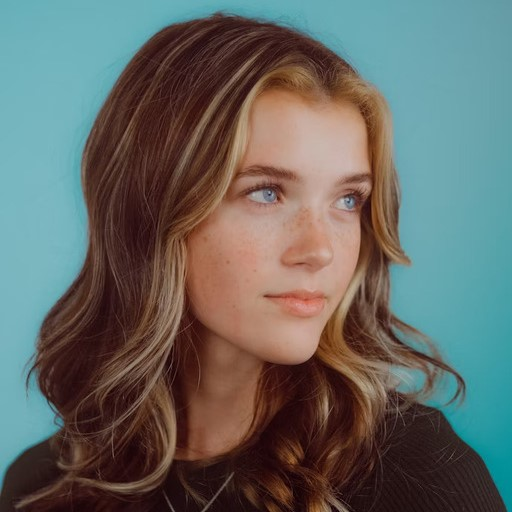
#> input picture HW2/ML_PHW2_Fall_2025/PCA/image.jpg, 512 x 512 px
$ jupyter execute PCA.ipynb
#> lines starting #> are read from the running program, lines starting #| are printed output that depends on the picture
<div dir=ltr align=center>

<font color=0F5298 size=7>
Machine Learning <br>
<font color=2565AE size=5>
Computer Engineering Department <br>
Fall 2025 <br>
<font color=3C99D size=5>
    Dimensionality Reduction: Principal Component Analysis<br>
<font color=696880 size=4>
    Prepared by Fatemeh Khojasteh <br>

<font color=696880 size=2>
    Curated by Alireza Mirshafieian

____

# Student Information

[cell 1]
student_number = '402171075'
full_name = 'Parsa Malekian'

# Image Compression with PCA (From Scratch)

## Objective
 The goal of this assignment is to gain a deep understanding of **Principal Component Analysis (PCA)** by implementing it from scratch and applying it to image compression.

## Problem Statement
 Consider a grayscale image. We want to reduce its dimensionality by dividing the image into small "patches" and treating each patch as a data vector.

**Workflow:**
 1.  **Image Preparation:** Load the local image and convert it to grayscale.
 2.  **Patch Extraction:** Divide the image into small squares (e.g., $12 \times 12$). Each patch, when flattened, becomes a vector of dimension $144$.
 3.  **PCA Implementation:** Complete the `PCAFromScratch` class. You must calculate the covariance matrix, find eigenvalues/eigenvectors, and project data into a lower-dimensional space.
 4.  **Compression & Reconstruction:** Project the patches into a lower-dimensional space (e.g., 16 dimensions) and then reconstruct them back to 144 dimensions.
 5.  **Stitching:** Reassemble the reconstructed patches to form the final image.
 6.  **Visualization:** Visualize the top 16 Principal Components (Eigenfaces/Eigenpatches).

## Rules & Constraints
 1.  **No `sklearn`:** You are **NOT** allowed to use `sklearn.decomposition.PCA`. You must implement the logic using `numpy` (functions like `np.cov`, `np.linalg.eig`, `np.linalg.svd` are allowed).
 2.  **Allowed Libraries:** `numpy`, `matplotlib`, `cv2` (or `PIL`).
 3.  **Flexibility:** Your code should handle images that may not be perfectly divisible by the patch size (you should implement cropping logic).

[cell 2]
# Import needed libraries

import numpy as np
import matplotlib.pyplot as plt
from PIL import Image
import os

## Part 1: PCA Class Implementation

 In this section, you must implement the PCA algorithm from scratch.

 **Implementation Steps for `fit`:**
 1. Calculate the mean of the columns.
 2. Center the data ($X - \text{mean}$).
 3. Compute the Covariance Matrix.
 4. Compute Eigenvalues and Eigenvectors.
 5. Sort Eigenvectors by Eigenvalues in descending order.
 6. Store the top `n_components` eigenvectors.

[cell 3]
class PCAFromScratch:
    def __init__(self, n_components):
        self.n_components = n_components
        self.components = None
        self.mean = None
        self.eigenvalues = None

    def fit(self, X):
        self.mean = np.mean(X, axis=0)
        X_centered = X - self.mean
        cov_matrix = np.cov(X_centered, rowvar=False)
        eigenvalues, eigenvectors = np.linalg.eigh(cov_matrix)
        sorted_indices = np.argsort(eigenvalues)[::-1]
        eigenvalues = eigenvalues[sorted_indices]
        eigenvectors = eigenvectors[:, sorted_indices]
        self.eigenvalues = eigenvalues[:self.n_components]
        self.components = eigenvectors[:, :self.n_components]

    def transform(self, X):
        X_centered = X - self.mean
        return np.dot(X_centered, self.components)

    def inverse_transform(self, X_transformed):
        return np.dot(X_transformed, self.components.T) + self.mean

## Part 2: Patch Extraction Logic

 Implement functions to convert an image into a matrix of patches and vice versa.

 *Hint: It is easier to crop the image first so that its dimensions are divisible by the patch size.*

[cell 4]
def get_valid_image_dims(image, patch_size):
    h, w = image.shape
    ph, pw = patch_size
    new_h = (h // ph) * ph
    new_w = (w // pw) * pw
    return image[:new_h, :new_w]


def image_to_patches(image, patch_size=(12, 12)):
    cropped = get_valid_image_dims(image, patch_size)
    h, w = cropped.shape
    ph, pw = patch_size
    n_h = h // ph
    n_w = w // pw
    patches = cropped.reshape(n_h, ph, n_w, pw)
    patches = patches.transpose(0, 2, 1, 3)
    patches = patches.reshape(n_h * n_w, ph * pw)
    return patches, (h, w)


def patches_to_image(patches, original_shape, patch_size=(12, 12)):
    h, w = original_shape
    ph, pw = patch_size
    n_h = h // ph
    n_w = w // pw
    patches = patches.reshape(n_h, n_w, ph, pw)
    patches = patches.transpose(0, 2, 1, 3)
    image = patches.reshape(h, w)
    return image

## Part 3: Execution Pipeline

 Write the code to execute the PCA pipeline.

 1. Load the image.
 2. Convert image to patches.
 3. Run PCA.
 4. Reconstruct image.
 5. Calculate error.

[cell 5]
# --- 1. Load Image ---
# Ensure 'image.jpg' is in the same directory
IMAGE_PATH = 'image.jpg'

if not os.path.exists(IMAGE_PATH):
    print(f"Warning: {IMAGE_PATH} not found. Generating random noise for testing.")
    original_image = np.random.rand(512, 512) * 255
else:
    img = Image.open(IMAGE_PATH).convert('L') # Convert to Grayscale
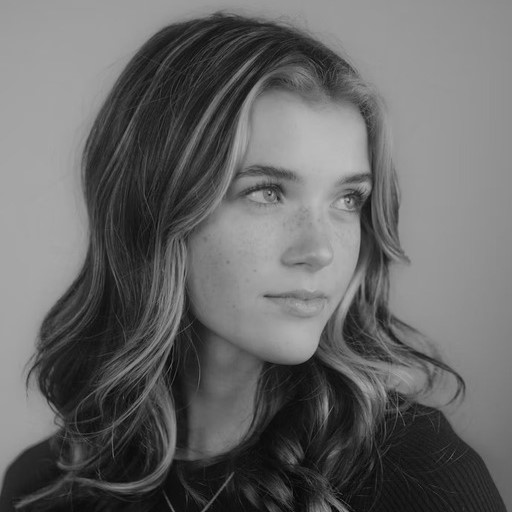
#> img: PIL image 512x512 L; min 5, max 193, mean 102.7
    original_image = np.array(img)

plt.figure(figsize=(6, 6))
plt.title("Original Grayscale Image")
plt.imshow(original_image, cmap='gray')
plt.axis('off')
plt.show()

[cell 6]
PATCH_SIZE = (12, 12)

patches, valid_shape = image_to_patches(original_image, PATCH_SIZE)
#> in get_valid_image_dims, `return image[:new_h, :new_w]`:
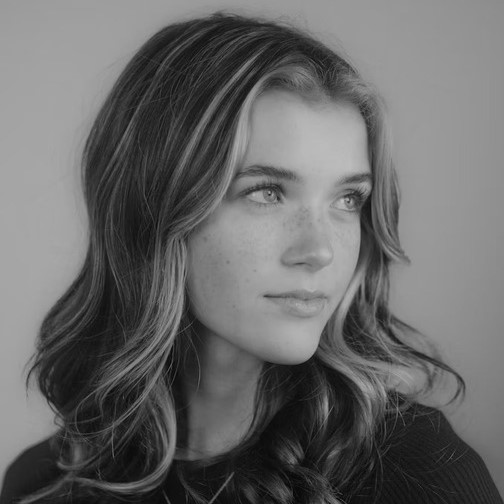
#> returned value: shape (504, 504); min 5, max 193, mean 103.3
#> in image_to_patches, `patches = patches.reshape(n_h * n_w, ph * pw)`:
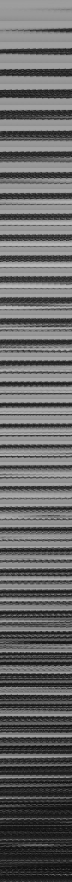
#> patches: shape (1764, 144) (shown at 1/2 size); min 5, max 193, mean 103.3
#> valid_shape = (504, 504)

print(f'Original Image Shape: {original_image.shape}')
#| Original Image Shape: (512, 512)
print(f'Valid Image Shape (Cropped): {valid_shape}')
#| Valid Image Shape (Cropped): (504, 504)
print(f'Patches Matrix Shape: {patches.shape}')
#| Patches Matrix Shape: (1764, 144)

[cell 7]
N_COMPONENTS = 16

pca = PCAFromScratch(N_COMPONENTS)
pca.fit(patches)
#> in fit, `self.mean = np.mean(X, axis=0)`: self.mean = 144 values, max 105.2 at index 2, min 101.3 at index 140, mean 103.3
#> in fit, `X_centered = X - self.mean`:
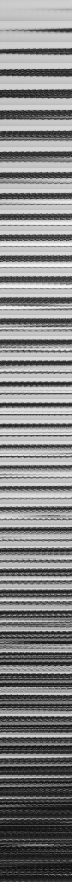
#> X_centered: shape (1764, 144) float64 (shown at 1/2 size); min -99.27, max 90.58, mean 0; drawn with min black and max white
#> in fit, `cov_matrix = np.cov(X_centered, rowvar=False)`:
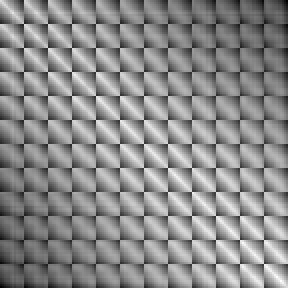
#> cov_matrix: shape (144, 144) float64 (shown 2 times larger); min 2294.3, max 2837.8, mean 2591.3; drawn with min black and max white
#> in fit, `eigenvalues, eigenvectors = np.linalg.eigh(cov_matrix)`:
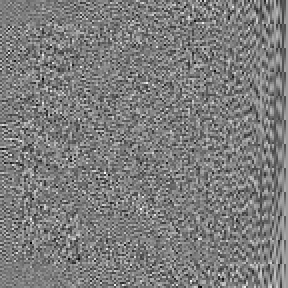
#> eigenvectors: shape (144, 144) float64 (shown 2 times larger); min -0.325, max 0.337, mean 0.000575; drawn with min black and max white
#> in fit, `eigenvalues, eigenvectors = np.linalg.eigh(cov_matrix)`: eigenvalues = 144 values from 1.22 to 373209.2
#> in fit, `sorted_indices = np.argsort(eigenvalues)[::-1]`: sorted_indices = 144 values, max 143 at index 0, min 0 at index 143, mean 71.5
#> in fit, `eigenvalues = eigenvalues[sorted_indices]`: eigenvalues = 144 values, max 373209.2 at index 0, min 1.22 at index 143, mean 2777.9
#> in fit, `eigenvectors = eigenvectors[:, sorted_indices]`:
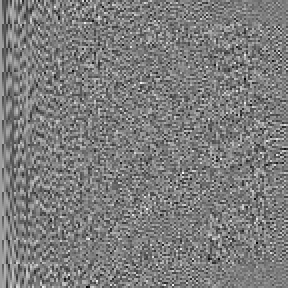
#> eigenvectors: shape (144, 144) float64 (shown 2 times larger); min -0.325, max 0.337, mean 0.000575; drawn with min black and max white
#> in fit, `self.eigenvalues = eigenvalues[:self.n_components]`: self.eigenvalues = [373209.2, 9224.5, 5203.8, 2342.9, 1372.2, 1000.6, 925.9, 593.3, 507, 467.5, 346.4, 283.8, 274.4, 219.1, 205.8, 192.1]

total_variance = np.sum(np.linalg.eigvalsh(np.cov(patches - np.mean(patches, axis=0), rowvar=False)))
#> total_variance = 400021.8
explained_variance = np.sum(pca.eigenvalues)
#> explained_variance = 396368.4
explained_ratio = explained_variance / total_variance * 100
#> explained_ratio = 99.09
print(f'Explained Variance Ratio (Top {N_COMPONENTS}): {explained_ratio:.2f}%')
#| Explained Variance Ratio (Top 16): 99.09%

[cell 8]
compressed = pca.transform(patches)
reconstructed_patches = pca.inverse_transform(compressed)
#> in inverse_transform, `return np.dot(X_transformed, self.components.T) + self.mean`:
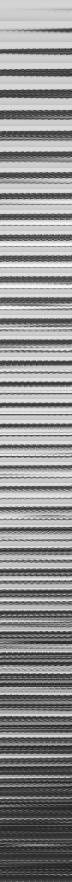
#> returned value: shape (1764, 144) float64 (shown at 1/2 size); min -13.36, max 191.7, mean 103.3; drawn with min black and max white

print(f'Compressed Shape: {compressed.shape}')
#| Compressed Shape: (1764, 16)
print(f'Reconstructed Patches Shape: {reconstructed_patches.shape}')
#| Reconstructed Patches Shape: (1764, 144)

[cell 9]
reconstructed_image = patches_to_image(reconstructed_patches, valid_shape, PATCH_SIZE)
#> in patches_to_image, `h, w = original_shape`: h = 504
#> in patches_to_image, `n_h = h // ph`: n_h = 42
#> in patches_to_image, `image = patches.reshape(h, w)`:
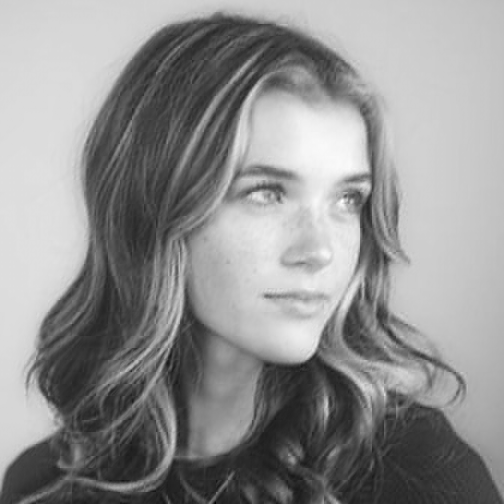
#> image: shape (504, 504) float64; min -13.36, max 191.7, mean 103.3; drawn with min black and max white

cropped_original = get_valid_image_dims(original_image, PATCH_SIZE)
mse = np.mean((cropped_original - reconstructed_image) ** 2)
#> mse = 25.36
print(f'Reconstruction MSE: {mse:.2f}')
#| Reconstruction MSE: 25.36

## Part 4: Visualization

 Visualize the results and the learned features.

[cell 10]
fig, axes = plt.subplots(1, 2, figsize=(15, 8))

axes[0].imshow(cropped_original, cmap='gray')
axes[0].set_title('Original Image')
axes[0].axis('off')

axes[1].imshow(reconstructed_image, cmap='gray')
axes[1].set_title(f'Reconstructed Image (k={N_COMPONENTS})')
axes[1].axis('off')

plt.tight_layout()
plt.show()

## 1. Quality Comparison (Reconstruction Quality)

In the image above, you can see the original image next to the reconstructed one.

* **Interpretation:** The image on the right has been reconstructed using only **16 components**. Even though the data dimensions have been reduced by 9 times (from 144 features per patch to 16 features), the image is still easily recognizable.
* **Quality Loss:** If you look closely, the reconstructed image appears slightly "blurry," and high-frequency details (such as very fine textures on the hat or hair) have been removed. This is the price we pay for compression.
* **MSE:** The MSE (Mean Squared Error) value indicates the average squared error between the original and reconstructed pixels.

[cell 11]
fig, axes = plt.subplots(4, 4, figsize=(8, 8))

for i in range(N_COMPONENTS):
    ax = axes[i // 4, i % 4]
    eigenpatch = pca.components[:, i].reshape(PATCH_SIZE)
    ax.imshow(eigenpatch, cmap='gray')
    ax.set_title(f'PC{i + 1}')
    ax.axis('off')

plt.tight_layout()
plt.show()
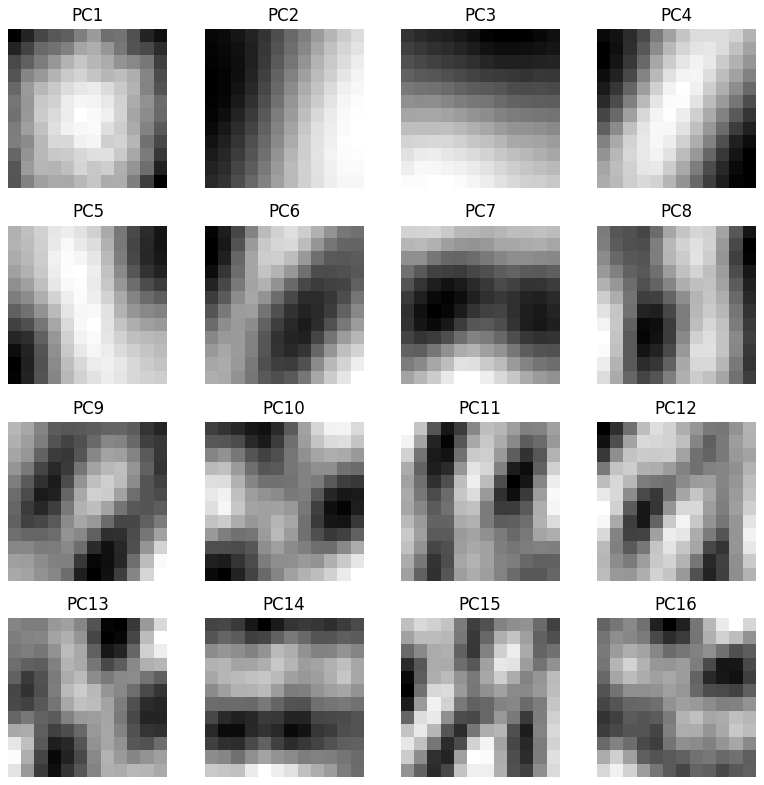
#> figure drawn by matplotlib, 16 panels
